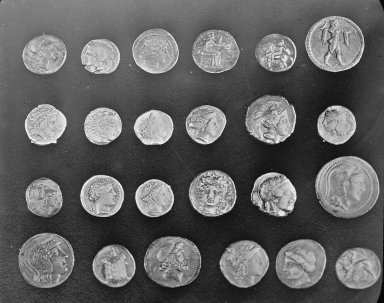
#> input picture skimage.data.coins(), 384 x 303 px
$ jupyter execute --allow-errors intro_seg.ipynb   (shell and % lines are left out)
#> lines starting #> are read from the running program, lines starting #| are printed output that depends on the picture; after the words box and inside, x2 and y2 are one past the last pixel; in counts of white or black regions, pixels touching at a corner belong together
# Introdución á segmentación de imaxes con Python

A segmentación de imaxes é unha tarefa de visión por computador que consiste en clasificar cada píxel dunha imaxe en diferentes categorías. Neste caderno imos aprender os conceptos básicos da segmentación de imaxes usando Python e bibliotecas como OpenCV e scikit-image e PyTorch.

<center></center>

Como se pode ver na figura superior, existen principalmente tres tipos de segmentación:

1. Segmentación semántica: clasifica cada píxel da imaxe en categorías predefinidas, sen distinguir entre diferentes instancias da mesma categoría. Na subfigura (b), todos os píxeles pertencentes a coches teñen o mesmo valor (a mesma cor). O mesmo pasa coas persoas, as árbores, etc.
2. Segmentación de instancias: clasifica os píxeles pertencentes a diferentes instancias (obxectos) de interese nunha imaxe. Na subfigura (c), os obxectos de interese son os coches e as persoas. A diferencia da segmentación semántica, a segmentación de instancias si que diferencia os obxectos da mesma categoría, é dicir, cada coche e cada persoa teñen un valor diferente (unha cor diferente).
3. Segmentación panóptica: combina a segmentación semántica e a de instancias, proporcionando unha comprensión completa da escena. Todos os píxeles da imaxe son clasificados, tanto os que pertencen a obxectos de interese (coches e persoas) como os que non (árbores, estrada, etc.). Na subfigura (d), os píxeles pertencentes a coches e persoas teñen valores diferentes (cores diferentes), mentres que os píxeles pertencentes a outras categorías teñen o mesmo valor (a mesma cor).

Antes de nada imos instalar as librerías necesarias:

## Segmentación mediante limiarización

A segmentación mediante limiarización é unha técnica sinxela e eficaz para separar obxectos de interese do fondo nunha imaxe. Consiste en definir un valor de limiar, e clasificar os píxeles da imaxe en función dese valor. Os píxeles cun valor superior ao limiar considéranse parte do obxecto de interese, mentres que os píxeles cun valor inferior considéranse parte do fondo. Pódense definir múltiples valores de limiar para segmentar diferentes obxectos ou rexións na imaxe.

Existen diferentes métodos para achar o valor de limiar óptimo, pero un dos máis empregados é o **método de Otsu**. Este método busca o valor de limiar que minimiza a varianza intra-clase, é dicir, a varianza dos píxeles dentro de cada clase (obxecto e fondo). O método de Otsu é especialmente útil cando a imaxe ten un histograma bimodal, onde os píxeles do obxecto e do fondo forman dous picos distintos.

A fórmula para calcular o valor de limiar óptimo segundo o método de Otsu é a seguinte:
$$k^* = \arg\min_k \left( \sigma^2_B(k) \right)$$
onde $k$ é o valor do limiar, e $\sigma^2_B(k)$ é a varianza inter-clase, que se define como:
$$\sigma^2_B(k) = \omega_0(k) \omega_1(k) \left( \mu_0(k) - \mu_1(k) \right)^2$$
onde:
- $\omega_0(k)$ e $\omega_1(k)$ son as probabilidades das dúas clases (obxecto e fondo) para un valor de limiar $k$.
- $\mu_0(k)$ e $\mu_1(k)$ son as medias das dúas clases para un valor de limiar $k$.

[cell 1]
from skimage import data
from skimage.filters import threshold_otsu
import matplotlib.pyplot as plt

# Cargamos unha imaxe de exemplo
image_coins = data.coins()
#> image_coins is the input picture: shape (303, 384); min 1, max 252, mean 96.9

threshold = threshold_otsu(image_coins)
#> threshold = 107
binary_mask = image_coins > threshold
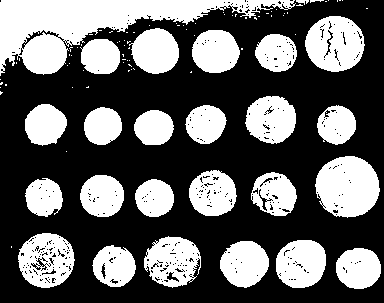
#> binary_mask: shape (303, 384) bool; 38.8% white; 96 white regions (70 under 20 px), largest, box (x1, y1, x2, y2) and area: (0, 0, 296, 76) 8792, (315, 156, 380, 218) 3062, (305, 16, 365, 72) 2459

# Amosamos a imaxe orixinal
_, ax = plt.subplots(ncols=3, figsize=(12, 4))

# Imaxe orixinal
ax[0].imshow(image_coins, cmap=plt.cm.gray)
ax[0].set_title('Imaxe orixinal')
ax[0].axis('off')

# Histograma da imaxe
# A liña vertical vermella amosa onde Otsu colocou o limiar.
ax[1].hist(image_coins.ravel(), bins=256)
ax[1].axvline(threshold, color='r', linestyle='--')
ax[1].text(threshold, 1000, f'  Limiar: {threshold:.2f}', color='r', horizontalalignment='left')
ax[1].set_title('Histograma e limiar de Otsu')

# Imaxe segmentada (máscara)
ax[2].imshow(binary_mask, cmap=plt.cm.gray)
ax[2].set_title('Resultado da segmentación')
ax[2].axis('off')

plt.show()
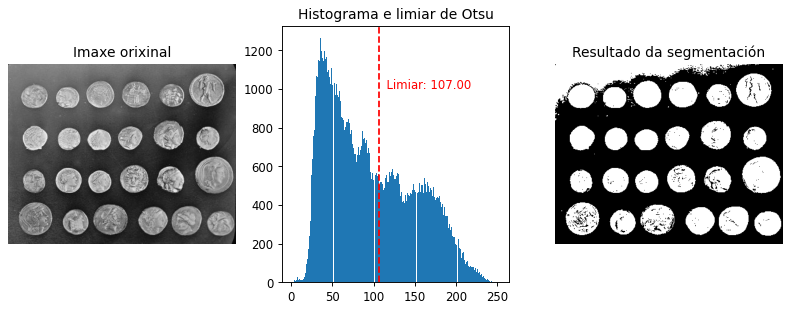
#> figure drawn by matplotlib, 3 panels; panel 2: tallest bar 1264 high, from x = 35.32 to 36.3

ℹ️ Bótalle un ollo á función `try_all_threshold` do paquete `skimage.filters`, e próbaa coa imaxe anterior para ver como funcionan diferentes métodos de limiarización.

Aínda que os métodos que traballan cun limiar global (o mesmo para todos os píxeles da imaxe) funcionan ben en moitos casos, para outras imaxes non son tan efectivos. Por exemplo:

[cell 2]
image_page = data.page()
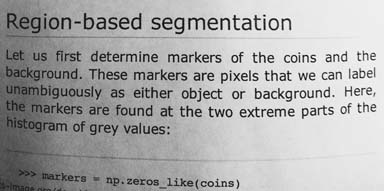
#> input picture skimage.data.page(), 384 x 191 px
#> image_page is the input picture: shape (191, 384); min 0, max 255, mean 171.5

threshold = threshold_otsu(image_page)
#> threshold = 157
binary_mask = image_page > threshold
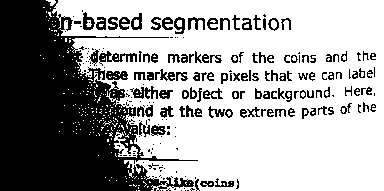
#> binary_mask: shape (191, 384) bool; 63.8% white; 230 black regions (114 under 20 px), largest, box (x1, y1, x2, y2) and area: (0, 0, 198, 191) 20325, (99, 51, 137, 66) 231, (130, 86, 158, 99) 185

# Amosamos a imaxe orixinal
_, ax = plt.subplots(ncols=3, figsize=(12, 4))

# Imaxe orixinal
ax[0].imshow(image_page, cmap=plt.cm.gray)
ax[0].set_title('Imaxe orixinal')
ax[0].axis('off')

# Histograma da imaxe
# A liña vertical vermella amosa onde Otsu colocou o limiar.
ax[1].hist(image_page.ravel(), bins=256)
ax[1].axvline(threshold, color='r', linestyle='--')
ax[1].text(threshold, 1300, f'Limiar: {threshold:.2f}  ', color='r', horizontalalignment='right')
ax[1].set_title('Histograma e limiar de Otsu')

# Imaxe segmentada (máscara)
ax[2].imshow(binary_mask, cmap=plt.cm.gray)
ax[2].set_title('Resultado da segmentación')
ax[2].axis('off')

plt.show()
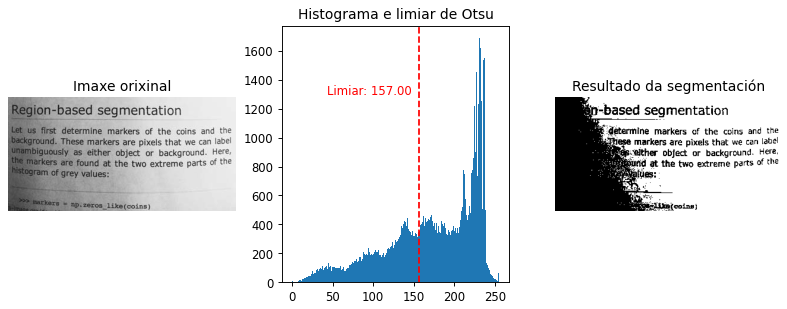
#> figure drawn by matplotlib, 3 panels; panel 2: tallest bar 1689 high, from x = 230.1 to 231.1

O problema radica en que parte do fondo (sobre todo na parte esquerda) ten unha intensidade similar á do texto. Isto pode deberse a unha iluminación desigual ou a sombras na imaxe orixinal. Nestes casos, pódese aplicar unha segmentación adaptativa, onde o valor do limiar varía segundo a rexión da imaxe.

[cell 3]
from skimage.filters import threshold_local

# Fixamos os parámetros para o limiar adaptativo
block_size = 35 # Tamaño da veciñanza, que se emprega para calcular o limiar local
offset = 10 # Valor que se resta ao limiar local para obter un limiar máis conservador

threshold = threshold_local(image_page, block_size=block_size, offset=offset)
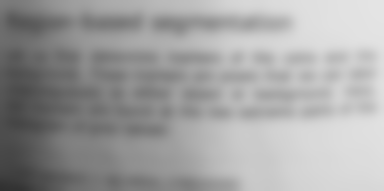
#> threshold: shape (191, 384) float64; min 49.32, max 229, mean 161.5
binary_mask = image_page > threshold
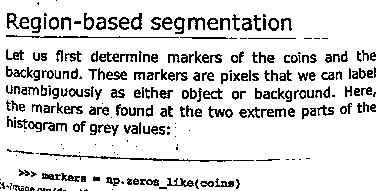
#> binary_mask: shape (191, 384) bool; 85.8% white; black in thin lines or dots

# Amosamos a imaxe orixinal
_, ax = plt.subplots(ncols=3, figsize=(12, 4))

# Imaxe orixinal
ax[0].imshow(image_page, cmap=plt.cm.gray)
ax[0].set_title('Imaxe orixinal')
ax[0].axis('off')

# Mapa de limiares. Cada píxel deste mapa contén o limiar utilizado para segmentar dito píxel na imaxe orixinal.
ax[1].imshow(threshold, cmap=plt.cm.gray)
ax[1].set_title('Limiares locais')
ax[1].axis('off')

# Imaxe segmentada (máscara)
ax[2].imshow(binary_mask, cmap=plt.cm.gray)
ax[2].set_title('Resultado da segmentación')
ax[2].axis('off')

plt.show()

## Segmentación mediante o método das K-medias

O método das K-medias é un algoritmo de agrupamento non supervisado que se utiliza para segmentar imaxes en función das intensidades dos píxeles (é dicir, a cor). O obxectivo do algoritmo é dividir os píxeles da imaxe en K grupos (ou clusters) de tal forma que os píxeles dentro dun mesmo grupo sexan o máis similares posible entre si, e o máis diferentes posible dos píxeles doutros grupos.

O algoritmo das K-medias funciona do seguinte xeito:
1. Inicialización: Selecciónanse K centroides iniciais, que poden ser elixidos aleatoriamente ou mediante algún método específico.
2. Asignación: Cada píxel da imaxe é asignado ao centroide máis próximo, formando así K grupos.
3. Actualización: Calculanse os novos centroides como a media dos píxeles asignados a cada grupo.
4. Repetición: Os pasos 2 e 3 repítense ata que os centroides non cambien significativamente ou se alcance un número máximo de iteracións.

A función obxectivo do algoritmo das K-medias é minimizar a suma das distancias ao cadrado entre os píxeles e os seus respectivos centroides, o que se pode expresar matematicamente como:
$$J = \sum_{i=1}^{K} \sum_{x_j \in C_i} ||x_j - \mu_i||^2$$
onde:
- $K$ é o número de grupos.
- $C_i$ é o conxunto de píxeles asignados ao grupo $i$.
- $x_j$ é un píxel da imaxe.
- $\mu_i$ é o centroide do grupo $i$.
- $||x_j - \mu_i||^2$ é a distancia ao cadrado entre o píxel $x_j$ e o centroide $\mu_i$.

[cell 4]
from sklearn.cluster import KMeans
from skimage.io import imread

# 1. Cargamos a imaxe da paisaxe (esta imaxe é en cor)
#> (the rest of this cell did not finish here and is left out)

Ahora imos representar os grupos mediante cores diferentes para visualizar a segmentación da imaxe.

[cell 5]
import numpy as np
import plotly.graph_objects as go

# Reutilizamos os datos do K-Means do exemplo anterior
#> (the rest of this cell did not finish here and is left out)

❓ Na imaxe anterior, as zonas máis escuras da auga aparecen segmentadas como parte da vexetación. Que valor de $k$ sería o máis axeitado para segmentar correctamente o río?

## Segmentación mediante o método GMM (Gaussian Mixture Model)

O método GMM é un algoritmo de agrupamento que asume que os datos son unha combinación de varias distribucións gaussianas. A idea principal é modelar a distribución dos píxeles da imaxe como unha combinación de múltiples distribucións gaussianas, cada unha representando un grupo ou rexión na imaxe.

O algoritmo GMM funciona do seguinte xeito:
1. Inicialización: selecciónanse os parámetros iniciais para as distribucións gaussianas (media, covarianza e peso).
2. Expectation-Maximization (EM): o algoritmo alterna entre dous pasos:
   - **Expectation (E-step)**: calcula a probabilidade de que cada píxel pertenza a cada unha das distribucións gaussianas.
   - **Maximization (M-step)**: actualiza os parámetros das distribucións gaussianas para maximizar a probabilidade dos datos observados.
3. Converxencia: os pasos E e M repítense ata que os parámetros non cambien significativamente ou se alcance un número máximo de iteracións.

A función obxectivo do algoritmo GMM é maximizar a verosimilitude dos datos observados, o que se pode expresar matematicamente como:
$$L = \sum_{j=1}^{N} \log \left( \sum_{i=1}^{K} \pi_i \mathcal{N}(x_j | \mu_i, \Sigma_i) \right)$$
onde:
- $N$ é o número total de píxeles.
- $K$ é o número de distribucións gaussianas.
- $\pi_i$ é o peso da distribución gaussiana $i$.
- $\mathcal{N}(x_j | \mu_i, \Sigma_i)$ é a función de densidade de probabilidade da distribución gaussiana $i$ para o píxel $x_j$.

O método GMM é especialmente útil para segmentar imaxes con múltiples rexións de cor ou textura, e pode adaptarse a formas complexas de distribución de datos.

[cell 6]
from sklearn.mixture import GaussianMixture

# 1. Preparamos os datos
# Ao igual que con K-Means, aplanamos a imaxe a unha lista de píxeles (puntos no espazo RGB)
#> (the rest of this cell did not finish here and is left out)

Ahora imos representar as distribucións gaussianas axustadas aos datos.

#> (a cell that did not finish here is left out)

# Exercicio proposto

A continuación proponse utilizar o dataset FruitSeg30 para realizar tarefas de segmentación en imaxes de frutas. Primeiro descargamos e descomprimimos o dataset co código seguinte:

[cell 8]
from pathlib import Path
import zipfile
import urllib.request

url = 'https://prod-dcd-datasets-cache-zipfiles.s3.eu-west-1.amazonaws.com/vkht8pfsp3-3.zip'
dataset_name = Path('FruitSeg30_Segmentation Dataset & Mask Annotations')
output_zip_path = Path('FruitSeg30.zip')
output_dir = Path('FruitSeg30')

if not output_dir.is_dir():
    urllib.request.urlretrieve(url, output_zip_path)
    with zipfile.ZipFile(output_zip_path, 'r') as zip_ref:
        zip_ref.extractall()

    (dataset_name/output_dir).rename(output_dir)

    output_zip_path.unlink()
    dataset_name.rmdir()

Fíxate que se crea un cartafol chamado `FruitSeg30`, que contén 30 categorías de froitas. En cada categoría hai dous subcartafoles: `images`, que contén as imaxes das froitas, e `masks`, que contén as máscaras de segmentación reais, as que esperamos obter cos nosos métodos de segmentación. É o que se coñece como *ground truth*. A continuación amósase un exemplo dunha imaxe e a súa máscara correspondente:

[cell 9]
category_name = output_dir / "Apple_Golden Delicious"
img_id = 1

original_image = imread(category_name / "Images" / f"{img_id}.jpg")
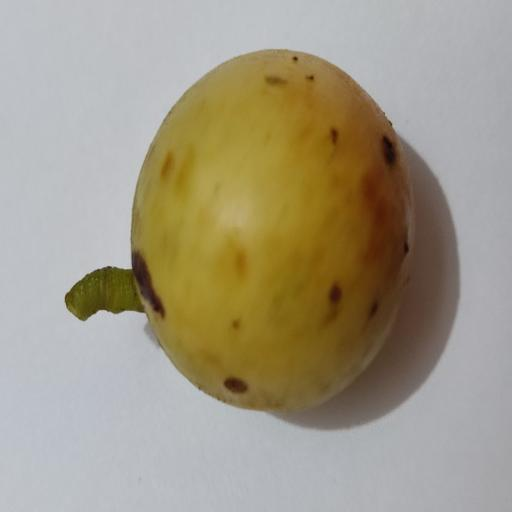
#> input picture FruitSeg30/Burmese Grape/Images/1.jpg, 512 x 512 px, found by its file name
#> original_image is the input picture: shape (512, 512, 3); mean R, G, B 162.1, 154.1, 134
mask_image = imread(category_name / "Mask" / f"{img_id}_mask.png")
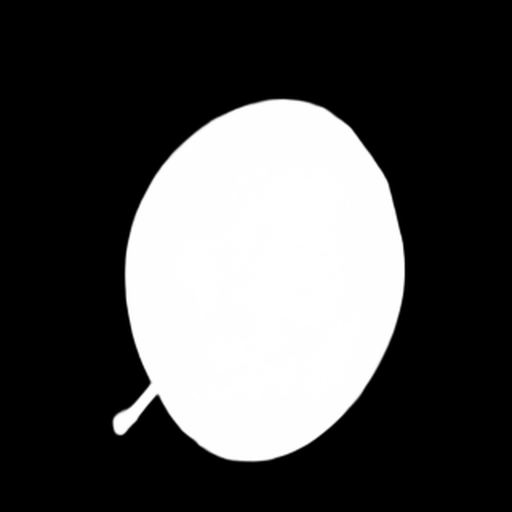
#> input picture FruitSeg30/Apple_Gala/Mask/1_mask.png, 512 x 512 px, found by its file name
#> mask_image is the input picture: shape (512, 512); min 0, max 255, mean 76.3

fig, axes = plt.subplots(1, 2, figsize=(10, 5))
axes[0].imshow(original_image)
axes[0].set_title("Imaxe orixinal")
axes[0].axis('off')
axes[1].imshow(mask_image, cmap="gray")
axes[1].set_title("Máscara real")
axes[1].axis('off')
plt.show()
